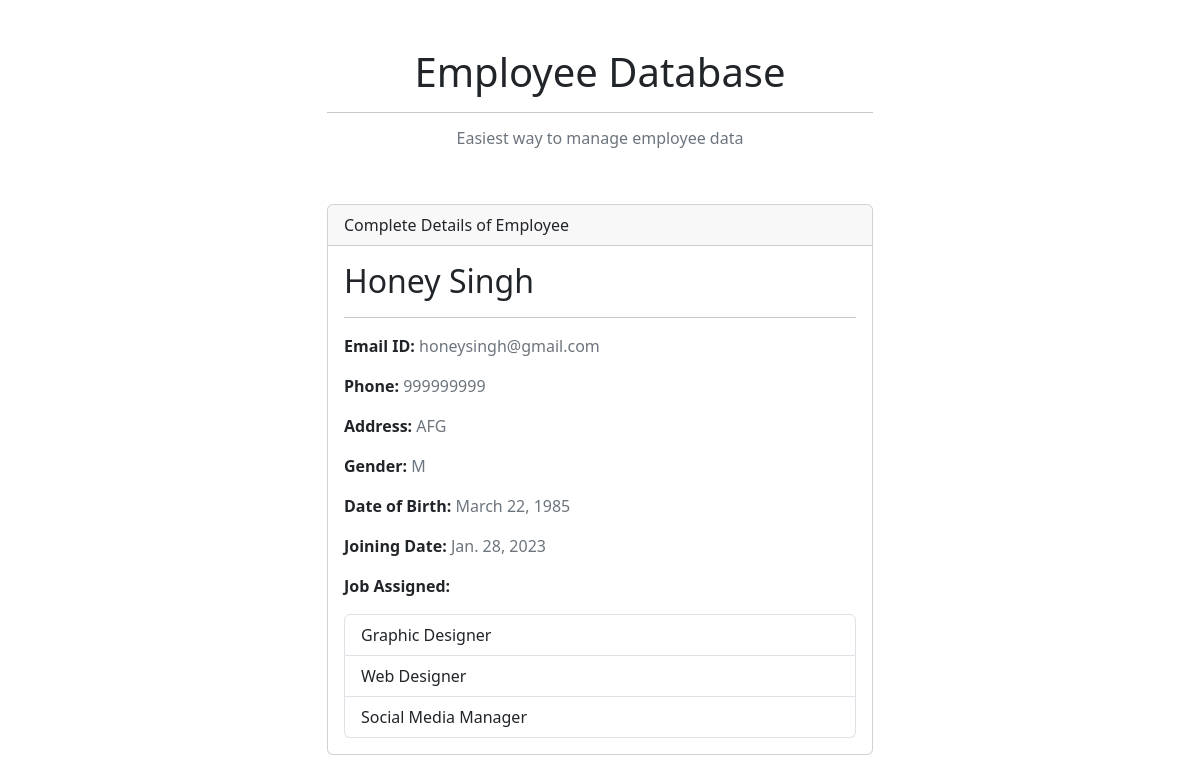
Page /employees/3 on the committed database.
### ems/models.py (models this page shows, shortened)
class Employee(models.Model):
    GENDER_CHOICES = [('M', 'Male'), ('F', 'Female'), ('O', 'Others')]
    first_name = models.CharField(max_length=200)
    last_name = models.CharField(max_length=200)
    email_id = models.EmailField(max_length=250)
    phone_number = models.CharField(max_length=13, blank=True)
    address = models.TextField()
    gender = models.CharField(max_length=1, choices=GENDER_CHOICES, blank=True)
    dob = models.DateField()
    joining_date = models.DateField()
    jobs = models.ManyToManyField('Job', blank=True)

class Job(models.Model):
    name = models.CharField(max_length=250)

### ems/views.py (the view)
# urls.py: path('employees/<int:employee_id>', views.employee_detail, name='employee_detail'),
def employee_detail(request, employee_id):
    try:
        employee = Employee.objects.get(id=employee_id)
    except Employee.DoesNotExist:
        raise Http404('Employee not found')
    return render(request, 'ems/employee_detail.html', {'employee': employee})

### ems/templates/ems/employee_detail.html
{% extends 'ems/base.html' %}
{% block content %}
<div class="col-md-6">
    <div class="card mb-5">
        <div class="card-header">Complete Details of Employee</div>
        <div class="card-body">
            <h2>{{ employee.first_name|capfirst }} {{ employee.last_name|capfirst }}</h2>
            <hr>
            <p><strong>Email ID:</strong> <span class="text-secondary">{{ employee.email_id }}</span></p>
            <p><strong>Phone:</strong> <span class="text-secondary">{{employee.phone_number }}</span></p>
            <p><strong>Address:</strong> <span class="text-secondary">{{ employee.address }}</span></p>
            <p><strong>Gender:</strong> <span class="text-secondary">{{ employee.gender }}</span></p>
            <p><strong>Date of Birth:</strong> <span class="text-secondary">{{ employee.dob }}</span></p>
            <p><strong>Joining Date:</strong> <span class="text-secondary">{{ employee.joining_date }}</span></p>
            <p><strong>Job Assigned:</strong></p>
            {% if employee.jobs.all %}
            <ul class="list-group">
            {% for job in employee.jobs.all %}
                <li class="list-group-item"> {{job.name}} </li>
            {% endfor %}
            </ul>
            {% endif %}
        </div>
    </div>
</div>
{% endblock content %}

### rows in the picture
Employee: first_name "Honey", last_name "Singh", email_id "honeysingh@gmail.com", phone_number "999999999", address "AFG", gender "M", dob "March 22, 1985", joining_date "Jan. 28, 2023"
Job: name "Graphic Designer"
Job: name "Web Designer"
Job: name "Social Media Manager"
